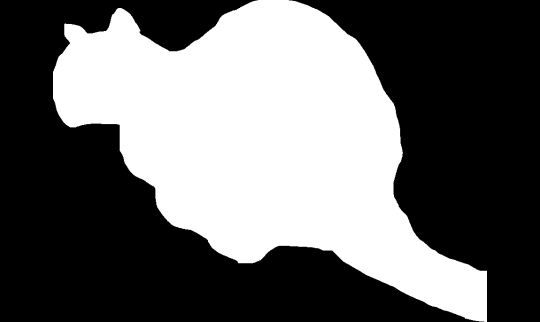
#> input picture exploration/draw_jasper/out/ours.png, 540 x 322 px, given in place of input_drawing.png, which was not available
$ python run_comparison.py
#> lines starting #> are read from the running program, lines starting #| are printed output that depends on the picture; after the words box and inside, x2 and y2 are one past the last pixel; in counts of white or black regions, pixels touching at a corner belong together; pictures that were not available may be replaced by others from this repository, and a replacement may not be noted
import math

import cv2
import os
import numpy as np


def resize_with_aspect_ratio(image, width=None, height=None, inter=cv2.INTER_AREA):
    dim = None
    (h, w) = image.shape[:2]

    if width is None and height is None:
        return image
    if width is None:
        r = height / float(h)
        dim = (int(w * r), height)
    else:
        r = width / float(w)
        dim = (width, int(h * r))

    return cv2.resize(image, dim, interpolation=inter)


def resize_by_height_with_aspect_ratio(image, height):
    (h, w) = image.shape[:2]
    ratio = height / float(h)
    mult = (int(w * ratio), height)

    return cv2.resize(image, mult, interpolation=cv2.INTER_AREA)


def crop_to_content(img, invert=True):
    """
    Crops image to fit content
    """
    inverted_image = (
        cv2.bitwise_not(img) if invert else img
    )  # invert image -- black background (zeroes)
    coords = cv2.findNonZero(inverted_image)  # find coordinates of all non-zero values
    x, y, w, h = cv2.boundingRect(coords)  # find bounding box of non-zero coordinates
    return img[y : y + h, x : x + w]  # return image, cropped


def convert_to_black_and_white(img):
    """ """
    inverted = cv2.bitwise_not(img)  # invert image
    return_val, thresholded = cv2.threshold(
        inverted, 1, 255, cv2.THRESH_BINARY_INV
    )  # apply threshold
    return cv2.bitwise_not(thresholded)


def fillOutline(img):
    x, y, w, h = cv2.boundingRect(img)
    cv2.floodFill(img, None, (int(x + w / 2), int(y + h / 2)), 255)
    return img


def getShapesForComparison(theirs, ours):
    # Crop both to content
    cropped_their_drawing = crop_to_content(theirs)
    cropped_our_outline = crop_to_content(ours, invert=False)
    # Match their drawing size to ours
    # (this has to be before converting to black and white, I think there are interpolation issues)
    height = cropped_their_drawing.shape[:2][0]
    sized_our_drawing = resize_with_aspect_ratio(cropped_our_outline, height)
    sized_their_drawing = cropped_their_drawing

    # Make their drawing black and white
    # their_drawing_bw = convert_to_black_and_white(sized_their_drawing)
    # their_filled = fillOutline(their_drawing_bw)

    return (sized_their_drawing, sized_our_drawing)


def compare_outlines(their_file, our_file):
#> called with their_file = './inputs/input_drawing.png'
    their_drawing = cv2.imread(their_file, cv2.IMREAD_GRAYSCALE)
#> their_drawing is the input picture: shape (322, 540); min 0, max 255, mean 103.6
    our_outline = cv2.imread(our_file, cv2.IMREAD_GRAYSCALE)
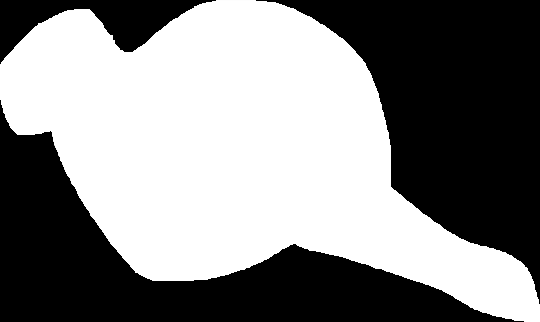
#> input picture exploration/draw_jasper/out/theirs.png, 540 x 322 px, given in place of 7499f6d7df98472ca9d15836f8f7f9c1.png, which was not available
#> our_outline is the input picture: shape (322, 540); min 0, max 255, mean 135.1

    theirs_cropped = crop_to_content(their_drawing)
#> in crop_to_content, `inverted_image = ( cv2.bitwise_not(img) if invert else img )`:
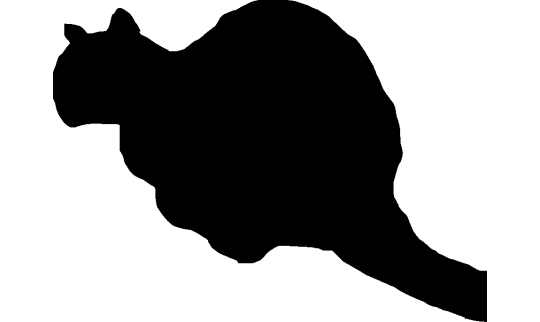
#> inverted_image: shape (322, 540); min 0, max 255, mean 151.4
#> in crop_to_content, `coords = cv2.findNonZero(inverted_image)`: coords = contour of 103954 points, box (x1, y1, x2, y2) (0, 0, 540, 322), area 0
#> in crop_to_content, `x, y, w, h = cv2.boundingRect(coords)`: x = 0; w = 540; h = 322
    ours_cropped = crop_to_content(our_outline, invert=False)

    # Match their drawing size to ours
    # (this has to be before converting to black and white, I think there are interpolation issues)
    (theirs_height, theirs_width) = theirs_cropped.shape[:2]
#> theirs_height = 322; theirs_width = 540

    # Make ours the height of theirs, maintaining aspect ratio
    ours_sized = resize_by_height_with_aspect_ratio(ours_cropped, theirs_height)
    theirs_sized = theirs_cropped

    # Make their drawing black and white
    # their_drawing_bw = convert_to_black_and_white(theirs_sized)
    their_drawing_bw = inverted = cv2.bitwise_not(theirs_sized)

    theirs_sized = fillOutline(their_drawing_bw)
#> in fillOutline, `x, y, w, h = cv2.boundingRect(img)`: x = 0; w = 540; h = 322
#> in fillOutline, `cv2.floodFill(img, None, (int(x + w / 2), int(y + h / 2)), 255)`:
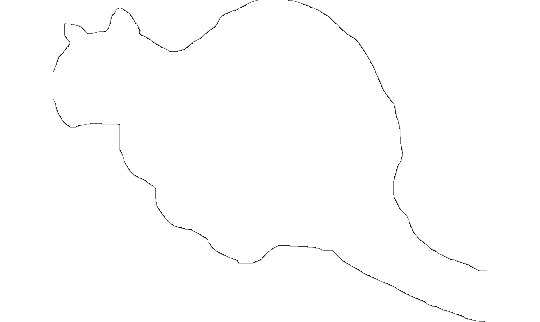
#> img: shape (322, 540); min 1, max 255, mean 253.9

    (ours_height, ours_width) = ours_sized.shape[:2]
#> ours_height = 322; ours_width = 540

    # Find the larger
    larger_width = max(theirs_width, ours_width)
#> larger_width = 540
    smaller_width = min(theirs_width, ours_width)
#> smaller_width = 540
    padding_left = math.floor((larger_width - smaller_width) / 2)
#> padding_left = 0
    padding_right = math.ceil((larger_width - smaller_width) / 2)
#> padding_right = 0
    if larger_width == theirs_width:
        ours_padded = cv2.copyMakeBorder(
            ours_sized,
            0,
            0,
            padding_left,
            padding_right,
            cv2.BORDER_CONSTANT,
            value=[0, 0, 0],
        )
        theirs_padded = theirs_sized
    else:
        theirs_padded = cv2.copyMakeBorder(
            theirs_sized,
            0,
            0,
            padding_left,
            padding_right,
            cv2.BORDER_CONSTANT,
            value=[0, 0, 0],
        )
        ours_padded = ours_sized

    difference = cv2.subtract(ours_padded, theirs_padded)
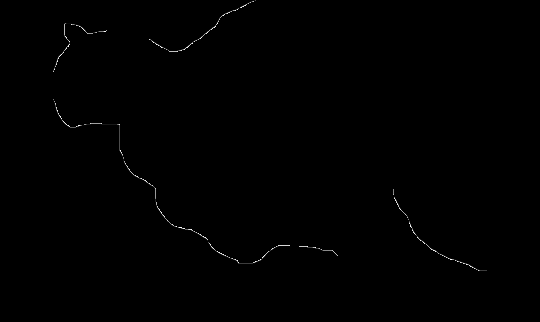
#> difference: shape (322, 540); min 0, max 254, mean 0.6
    difference_2 = cv2.subtract(theirs_padded, ours_padded)
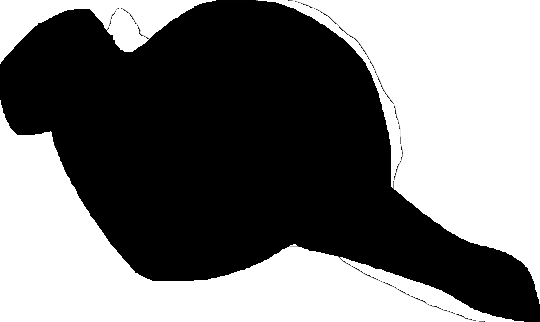
#> difference_2: shape (322, 540); min 0, max 255, mean 119.5
    both_differences = cv2.add(difference, difference_2)
    non_zero_count = cv2.countNonZero(both_differences)
#> non_zero_count = 83320

    out = "./out/{}"
    cv2.imshow("1", ours_padded)
    cv2.imshow("2", theirs_padded)
    cv2.imshow("3", difference)
    cv2.imshow("4", difference_2)
    cv2.imshow("5", both_differences)

    saves = [
        ("ours.png", ours_padded),
        ("theirs.png", theirs_padded),
        ("difference.png", difference),
        ("difference2.png", difference_2),
        ("both_difference.png", both_differences),
    ]
    for fname, f in saves:
        with open(out.format(fname), "wb") as fh:
            img_bytes = cv2.imencode(".png", f)[1].tobytes()
            fh.write(img_bytes)
#> this loop made 5 passes

    return both_differences, non_zero_count


name = "input_drawing"
input_file_format = "./inputs/{}.png"
mask_file_format = "./masks/{}.png"
out = "./out/{}.png"

input_file = input_file_format.format(name)
counts = []
# for i in range(16, 17):
mask_file = mask_file_format.format("7499f6d7df98472ca9d15836f8f7f9c1")
print(mask_file)
diff, count = compare_outlines(input_file, mask_file)
#> count = 83320
# [13 lines of commented-out code are left out]
